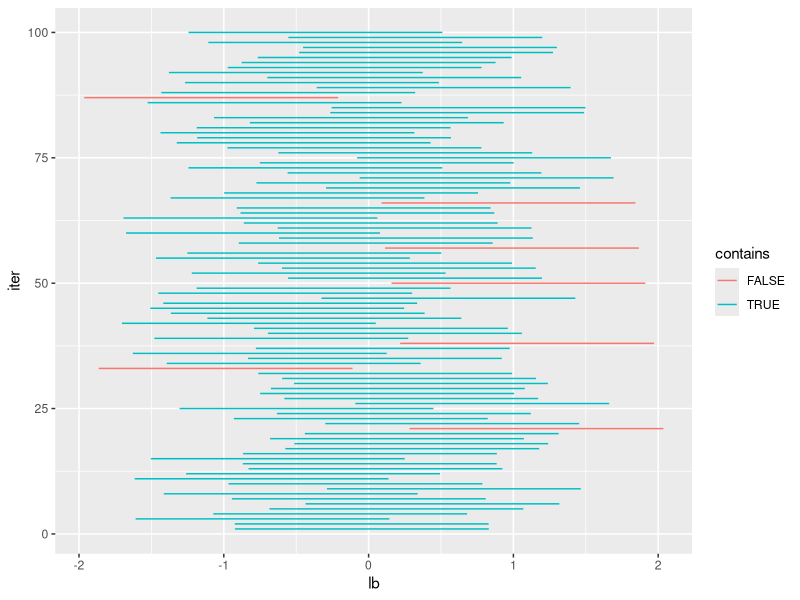
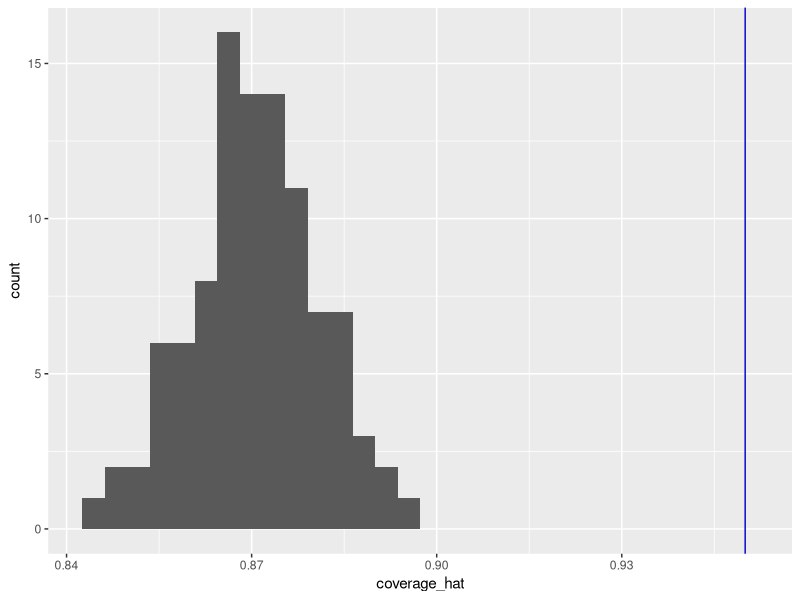

The R script that drew these images, in order:
# libraries and setup
library(tidyverse)
set.seed(400)

# Your turn
# 1. Coverage for CI for $\mu$ when $\sigma$ is known, $\left(\overline{x} - z_{1 - \frac{\alpha}{2}} \frac{\sigma}{\sqrt{n}}, \overline{x} + z_{1 - \frac{\alpha}{2}} \frac{\sigma}{\sqrt{n}}\right)$.
# a. Simulate $X_1, \dots, X_n \stackrel{iid}{\sim} N(0, 1)$. Compute the empirical coverage for a $95%$ confidence interval for $n = 5$ using $m = 1000$ MC samples.
# b.  Plot 100 confidence intervals using `geom_segment()` and add a line indicating the true value for $\mu = 0$. Color your intervals by if they contain $\mu$ or not.
# c. Repeat the Monte Carlo estimate of coverage 100 times. Plot the distribution of the results. This is the Monte Carlo estimate of the distribution of the coverage.

n <- 5
m <- 1000
alpha <- .05

ci <- matrix(nrow = m, ncol = 2)
y <- rep(NA, m)
for(j in seq_len(m)) {
  x <- rnorm(n)

  x_bar <- mean(x)
  ci[j,] <- x_bar + c(-1, 1) * qnorm(1 - alpha / 2) * 1 / sqrt(n)
  y[j] <- (0 > ci[j, 1]) & (0 < ci[j, 2])
}

## empirical coverage
mean(y)

## part b
data.frame(ci) |> 
  rename(lb = X1, ub = X2) |>
  mutate(iter = 1:n()) |>
  mutate(contains = y) |>
  filter(iter <= 100) |>
  ggplot() +
  geom_segment(aes(x = lb, xend = ub, y = iter, colour = contains))


#2. Repeat part 1 but without $\sigma$ known. Now you will plug in an estimage for $\sigma$ (using `sd()`) when you estimate the CI using the same formula that assumes $\sigma$ known. 
# What happens to the empirical coverage? What can we do to improve the coverage? Now increase $n$. What happens to coverage?
  

#3. Repeat 2a. when the data are distributed $\text{Unif}[-1, 1]$ and variance unknown. What happens to the coverage? What can we do to improve coverage in this case and why?

y <- rep(NA, m)
for(j in seq_len(m)) {
  x <- runif(n, -1, 1)
  
  x_bar <- mean(x)
  sigma_hat <- sd(x)
  ci[j,] <- x_bar + c(-1, 1) * qnorm(1 - alpha / 2) * sigma_hat / sqrt(n)
  y[j] <- (0 > ci[j, 1]) & (0 < ci[j, 2])
}

## empirical coverage
mean(y)

coverage_hat <- rep(NA, 100) 
for(i in seq_len(100)) {
  y <- rep(NA, m)
  for(j in seq_len(m)) {
    x <- runif(n, -1, 1)
    
    x_bar <- mean(x)
    sigma_hat <- sd(x)
    ci[j,] <- x_bar + c(-1, 1) * qnorm(1 - alpha / 2) * sigma_hat / sqrt(n)
    y[j] <- (0 > ci[j, 1]) & (0 < ci[j, 2])
  }
  
  ## empirical coverage
  coverage_hat[i] <- mean(y)
  
}

ggplot() +
  geom_histogram(aes(coverage_hat)) +
  geom_vline(aes(xintercept = .95), colour = "blue")
